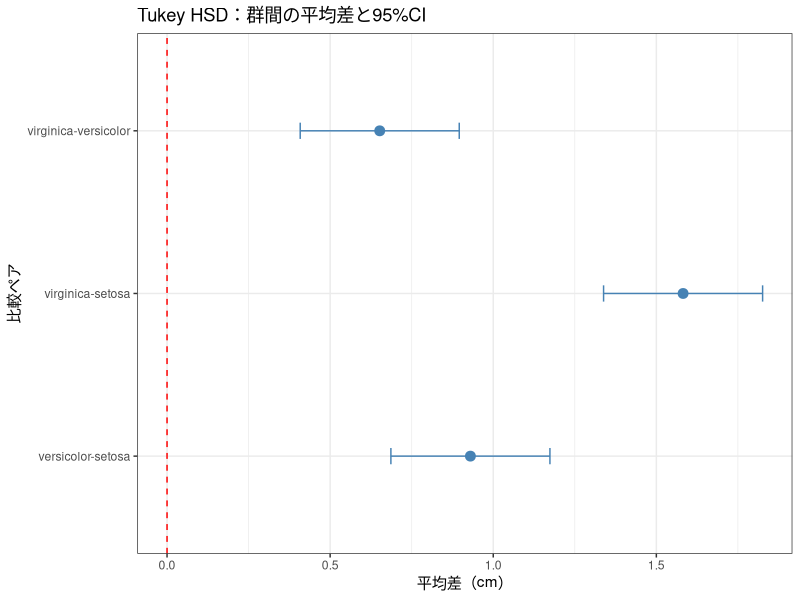
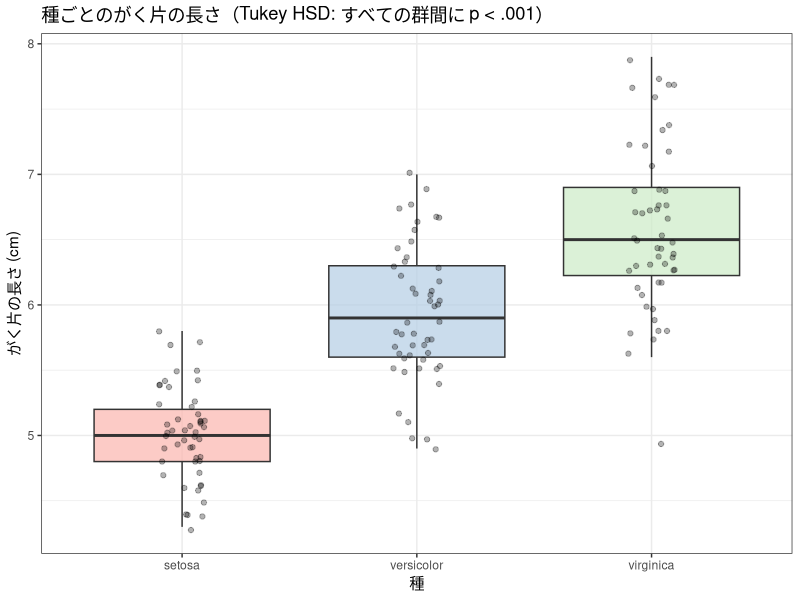

The R source for these figures, in order:
## ---- chunk 1
knitr::opts_chunk$set(echo = TRUE, warning = FALSE, message = FALSE,
                      fig.width = 8, fig.height = 5)
library(tidyverse)
## ---- chunk 2
# 分散分析の実行（第13回の復習）
result_anova <- aov(Sepal.Length ~ Species, data = iris)
summary(result_anova)
## ---- chunk 3
# Tukey HSD 多重比較
result_tukey <- TukeyHSD(result_anova)
result_tukey
## ---- chunk 4
# confint() でデータフレームに変換して描く
tukey_df <- as.data.frame(result_tukey$Species)
tukey_df$comparison <- rownames(tukey_df)

ggplot(tukey_df, aes(x = comparison, y = diff)) +
  geom_point(size = 3, color = "steelblue") +
  geom_errorbar(aes(ymin = lwr, ymax = upr), width = 0.1, color = "steelblue") +
  geom_hline(yintercept = 0, linetype = "dashed", color = "red") +
  labs(title = "Tukey HSD：群間の平均差と95%CI",
       x = "比較ペア", y = "平均差（cm）") +
  coord_flip() +
  theme_bw()
## ---- chunk 5
# ggplot2で箱ひげ図を作成
p_box <- ggplot(iris, aes(x = Species, y = Sepal.Length, fill = Species)) +
  geom_boxplot(outlier.shape = NA, alpha = 0.7) +
  geom_jitter(width = 0.1, alpha = 0.3, size = 1.5) +
  scale_fill_brewer(palette = "Pastel1") +
  labs(title = "種ごとのがく片の長さ（Tukey HSD: すべての群間に p < .001）",
       x = "種", y = "がく片の長さ (cm)") +
  theme_bw() +
  theme(legend.position = "none")
p_box
## ---- chunk 6
iris |>
  group_by(Species) |>
  summarise(n = n(), M = mean(Sepal.Length), SD = sd(Sepal.Length)) |>
  mutate(across(where(is.numeric), ~ round(., 2)))
## ---- chunk 7
bartlett.test(Sepal.Length ~ Species, data = iris)
## ---- chunk 8
result_anova <- aov(Sepal.Length ~ Species, data = iris)
summary(result_anova)
## ---- chunk 9
TukeyHSD(result_anova)
## ---- chunk 10
ss_b <- 63.21
ss_t <- 63.21 + 38.96
round(ss_b / ss_t, 3)
